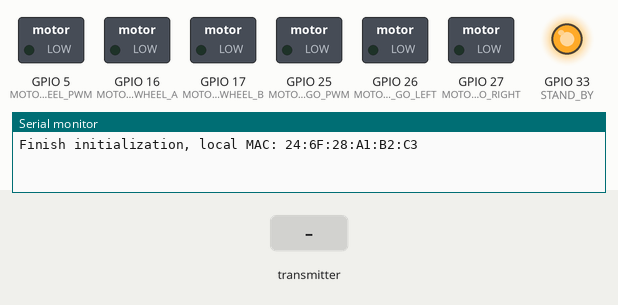
The sketch below on a simulated ESP32. Shown: switched loads named in the sketch (green lamp = pin HIGH), output pins drawn as LEDs (lit = HIGH), the last lines printed to the serial monitor. Inputs (shaded band) come from the test bench.

Above: at 1.2 s.
1.3 s: the transmitter starts sending y = 1024
At 1.6 s:
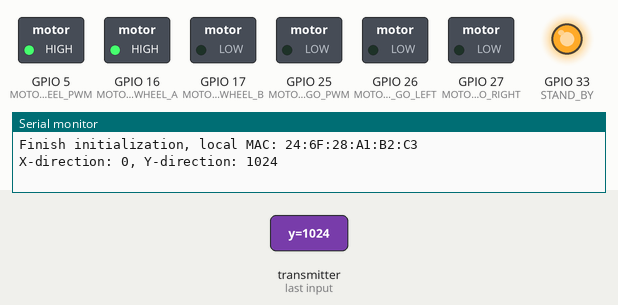
2.8 s: the transmitter starts sending y = 0
At 3.9 s:
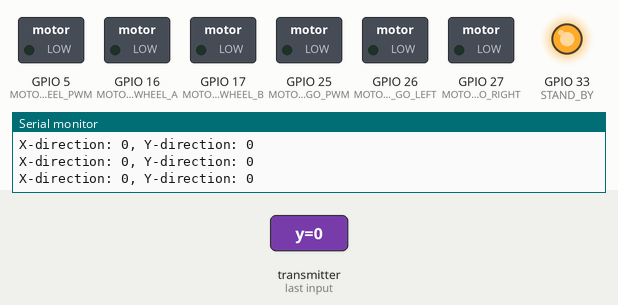
4.3 s: the transmitter starts sending y = 2048
At 5.0 s:
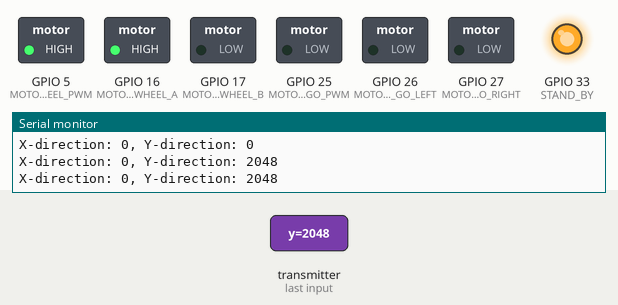
Timing chart, 0 to 7.3 s (numbered marks = the images above; inputs shaded):
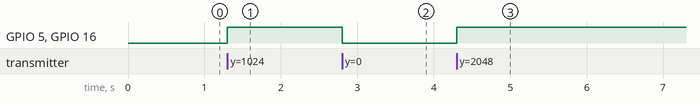

The sketch:

Receiver.ino
```cpp
// RECEIVER
#include <esp_now.h>
#include <WiFi.h>

// Define Pin Port and Preference
#define MOTOR_BACK_WHEEL_PWM 5		  // PWMB
#define MOTOR_BACK_WHEEL_A 16		  // B1A
#define MOTOR_BACK_WHEEL_B 17		  // B1B
#define MOTOR_FRONT_WHEEL_GO_PWM 25	  // PWMA
#define MOTOR_FRONT_WHEEL_GO_LEFT 26  // A1A
#define MOTOR_FRONT_WHEEL_GO_RIGHT 27 // A1B
#define STAND_BY 33
#define INF_LOOP for (;;);

struct carData {
	int x;
	int y;
};

void OnDataRecv(const uint8_t *macAddress, const uint8_t *incomingData, int len) {
	// Get data
	carData receiveData;
	memcpy(&receiveData, incomingData, sizeof(receiveData));
	// Adjust motor
	frontWheel(receiveData.x);
	backWheel(receiveData.y);
	Serial.printf("X-direction: %d, Y-direction: %d\n", receiveData.x, receiveData.y);
}

void frontWheel(int x) {
	// Set Direction (-1: Left, 0: Straight, 1: Right)
	// Motor A: Forward, Motor B: Backwards
	if (x == -1) {
		digitalWrite(MOTOR_FRONT_WHEEL_GO_PWM, HIGH);
		digitalWrite(MOTOR_FRONT_WHEEL_GO_LEFT, HIGH);
		digitalWrite(MOTOR_FRONT_WHEEL_GO_RIGHT, LOW);
	} else if (x == 1) {
		digitalWrite(MOTOR_FRONT_WHEEL_GO_PWM, HIGH);
		digitalWrite(MOTOR_FRONT_WHEEL_GO_LEFT, LOW);
		digitalWrite(MOTOR_FRONT_WHEEL_GO_RIGHT, HIGH);
	} else {
		digitalWrite(MOTOR_FRONT_WHEEL_GO_PWM, LOW);
		digitalWrite(MOTOR_FRONT_WHEEL_GO_LEFT, LOW);
		digitalWrite(MOTOR_FRONT_WHEEL_GO_RIGHT, LOW);
	}
}

void backWheel(int y) {
	// Set Direction (-1: Backwards, 0: Stop, 1: Forward)
	// Motor A: Forward Speed, Motor B: Backwards Speed
	if (y > 0) {
		analogWrite(MOTOR_BACK_WHEEL_PWM, abs(y));
		digitalWrite(MOTOR_BACK_WHEEL_A, 1);
		digitalWrite(MOTOR_BACK_WHEEL_B, 0);
	} else if (y < 0) {
		analogWrite(MOTOR_BACK_WHEEL_PWM, abs(y));
		digitalWrite(MOTOR_BACK_WHEEL_A, 0);
		digitalWrite(MOTOR_BACK_WHEEL_B, 1);
	} else{
		analogWrite(MOTOR_BACK_WHEEL_PWM, 0);
		digitalWrite(MOTOR_BACK_WHEEL_A, 0);
		digitalWrite(MOTOR_BACK_WHEEL_B, 0);
	}
}

void setup() {
	Serial.begin(115200);
	pinMode(MOTOR_BACK_WHEEL_A, OUTPUT);
	pinMode(MOTOR_BACK_WHEEL_B, OUTPUT);
	pinMode(MOTOR_BACK_WHEEL_PWM, OUTPUT);
	pinMode(MOTOR_FRONT_WHEEL_GO_LEFT, OUTPUT);
	pinMode(MOTOR_FRONT_WHEEL_GO_RIGHT, OUTPUT);
	pinMode(MOTOR_FRONT_WHEEL_GO_PWM, OUTPUT);
	pinMode(STAND_BY, OUTPUT);

	WiFi.mode(WIFI_STA);
	if (esp_now_init() != ESP_OK) {
		Serial.println("Error initializing ESP-NOW, Please Restart board.");
		INF_LOOP
	}

	digitalWrite(STAND_BY, HIGH);

	Serial.print("Finish initialization, local MAC: ");
	Serial.println(WiFi.macAddress());

	// The function act as Event Listener
	esp_now_register_recv_cb(OnDataRecv);
}

void loop() {
}
```

Measured:
- after the input at 1.3 s, GPIO 5 (MOTOR_BACK_WHEEL_PWM), GPIO 16 (MOTOR_BACK_WHEEL_A): LOW → HIGH at once
- after the input at 2.8 s, GPIO 5 (MOTOR_BACK_WHEEL_PWM), GPIO 16 (MOTOR_BACK_WHEEL_A): HIGH → LOW at once
- after the input at 4.3 s, GPIO 5 (MOTOR_BACK_WHEEL_PWM), GPIO 16 (MOTOR_BACK_WHEEL_A): LOW → HIGH at once
